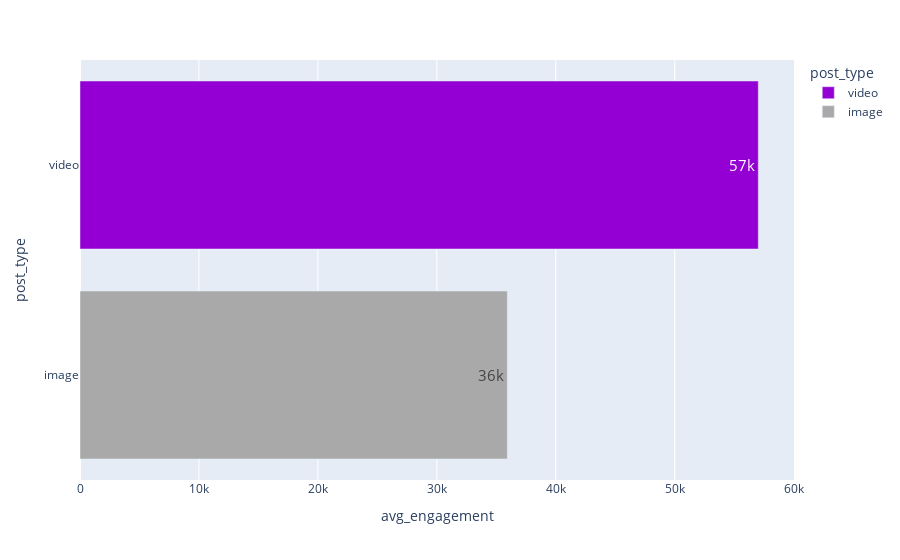

Notebook code cell kept with this figure:
### Code cell
# Bar chart Video vs Image posting
df_ig_img_video = df_ig.loc[:, ['post_type', 'new_engagement', 'channel']]

df_ig_img_video = df_ig_img_video.groupby('post_type').agg({'new_engagement': 'sum', 'channel': 'count'}).reset_index()
df_ig_img_video = df_ig_img_video.rename(columns={'channel': 'post_count'})
df_ig_img_video['avg_engagement'] =  df_ig_img_video['new_engagement'] / df_ig_img_video['post_count']
df_ig_img_video = df_ig_img_video.sort_values(by='avg_engagement',ascending=False)

df_ig_img_video.to_csv('df_ig_img_video.csv', index=False, encoding='utf-8')

### Figure 1 — Plotly figure (JSON) as saved in the notebook; plotly's stock layout.template omitted (floating-point values rounded to 4 significant figures)
{"data": [{"alignmentgroup": "True", "hovertemplate": "post_type=%{y}<br>avg_engagement=%{text}<extra></extra>", "legendgroup": "video", "marker": {"color": "#9400D3", "pattern": {"shape": ""}}, "name": "video", "offsetgroup": "video", "orientation": "h", "showlegend": true, "text": [57030.0], "textposition": "inside", "texttemplate": "%{text:.2s}", "type": "bar", "x": [57030.0], "xaxis": "x", "y": ["video"], "yaxis": "y"}, {"alignmentgroup": "True", "hovertemplate": "post_type=%{y}<br>avg_engagement=%{text}<extra></extra>", "legendgroup": "image", "marker": {"color": "#A9A9A9", "pattern": {"shape": ""}}, "name": "image", "offsetgroup": "image", "orientation": "h", "showlegend": true, "text": [35920.0], "textposition": "inside", "texttemplate": "%{text:.2s}", "type": "bar", "x": [35920.0], "xaxis": "x", "y": ["image"], "yaxis": "y"}], "layout": {"barmode": "relative", "legend": {"title": {"text": "post_type"}, "tracegroupgap": 0}, "margin": {"t": 60}, "uniformtext": {"minsize": 15, "mode": "hide"}, "xaxis": {"anchor": "y", "domain": [0, 1], "title": {"text": "avg_engagement"}}, "yaxis": {"anchor": "x", "categoryarray": ["image", "video"], "categoryorder": "array", "domain": [0, 1], "title": {"text": "post_type"}}}}
